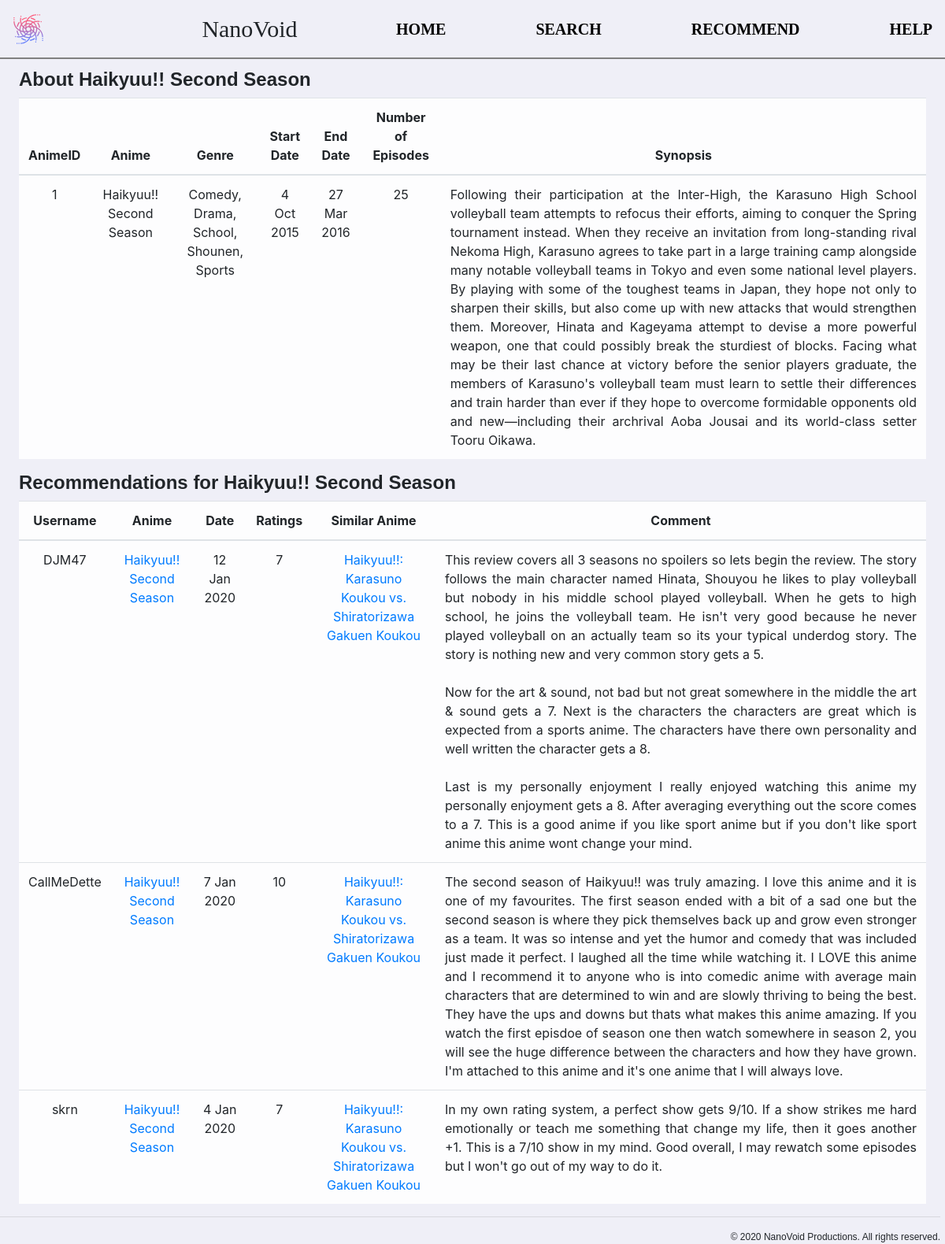
The page /1 on the database its author committed.
### tables this page shows
CREATE TABLE "Anime" (
	"AnimeID"	INTEGER NOT NULL UNIQUE,
	"Name"	TEXT NOT NULL,
	"Start"	TEXT,
	"End"	TEXT,
	"Episodes"	INTEGER NOT NULL,
	"Synopsis"	TEXT,
	PRIMARY KEY("AnimeID" AUTOINCREMENT)
);

CREATE TABLE "User" (
	"UserID"	INTEGER NOT NULL UNIQUE,
	"Username"	TEXT NOT NULL UNIQUE,
	"Gender"	TEXT NOT NULL CHECK("Gender" = "M" OR "Gender" = "F"),
	PRIMARY KEY("UserID" AUTOINCREMENT)
);

CREATE TABLE "Recommendation" (
	"UserID"	INTEGER NOT NULL,
	"AnimeID"	INTEGER NOT NULL,
	"Date"	TEXT NOT NULL,
	"Rating"	INTEGER NOT NULL,
	"Comment"	TEXT NOT NULL,
	"SimilarAnime"	INTEGER NOT NULL,
	FOREIGN KEY("UserID") REFERENCES "User"("UserID"),
	FOREIGN KEY("AnimeID") REFERENCES "Anime"("AnimeID"),
	FOREIGN KEY("SimilarAnime") REFERENCES "Anime"("AnimeID"),
	PRIMARY KEY("UserID","AnimeID")
);

### app.py (the view)
@app.route("/<animeid>")
def result(animeid):
    db = sqlite3.connect("Anime Recommendation.db")
    query = """
            SELECT *
            FROM Anime
            WHERE AnimeID = ?
            """
    cursor = db.execute(query, (animeid, ))
    anime = list(cursor.fetchone())
    dates = ["Jan", "Feb", "Mar", "Apr", "May", "Jun", "Jul", "Aug", "Sep", "Oct", "Nov", "Dec"]
    if anime[2] != None:
        anime[2] = str(int(anime[2][-2:])) + " " + dates[int(anime[2][4:6]) - 1] + " " + anime[2][0:4]
    else:
        anime[2] = "-"
    if anime[3] != None:
        anime[3] = str(int(anime[3][-2:])) + " " + dates[int(anime[3][4:6]) - 1] + " " + anime[3][0:4]
    else:
        anime[3] = "-"
    cursor.close()
    query = """
            SELECT Genre
            FROM AnimeGenre
            WHERE AnimeID = ?
            """
    cursor = db.execute(query, (animeid, ))
    genre_tup = cursor.fetchall()
    genre_list = []
    for tup in genre_tup:
        genre_list.append(tup[0])
    genre = ", ".join(genre_list)
    cursor.close()
    query = """
            SELECT User.Username, Anime.Name, Recommendation.Date, Recommendation.Rating, Recommendation.SimilarAnime, Recommendation.Comment, Recommendation.AnimeID
            FROM User, Anime, Recommendation
            WHERE Recommendation.UserID = User.UserID
            AND Recommendation.AnimeID = Anime.AnimeID
            AND Anime.AnimeID = ?
            ORDER BY Recommendation.Date DESC
            """
    cursor = db.execute(query, (animeid, ))
    data = cursor.fetchall()
    cursor.close()
    query = """
            SELECT Name
            FROM Anime
            WHERE AnimeID = ?
            """
    for row_index in range(len(data)):
        data[row_index] = list(data[row_index])
        data[row_index].append(data[row_index][4])
        data[row_index][2] = str(int(data[row_index][2][-2:])) + " " + dates[int(data[row_index][2][4:6]) - 1] + " " + data[row_index][2][0:4]
        cursor = db.execute(query, (data[row_index][4], ))
        data[row_index][4] = cursor.fetchone()[0]
        data[row_index][5] = repr(data[row_index][5]).replace("\\'", "'")
        data[row_index][5] = str(data[row_index][5][1:].replace("\\r\\n", "<br />"))[:-1]
        cursor.close()
    db.close()
    return render_template("result.html", anime = anime, genre = genre, data = data)

### templates/result.html (shortened to what this page needs)
{% extends "base.html" %}
{% block head %}
    {{ super() }}
{% endblock %}
{% block navigation %}
    {{ super() }}
{% endblock %}
{% block content %}
    <h2>About {{ anime[1] }}</h2>
    <table style = "text-align: center" class = "table table-hover table-light">
    <thead>
        <tr>
            <th style = "border-top: 1px solid #dee2e6 !important; border-bottom: 2px solid #dee2e6 !important" scope = "col">AnimeID</th>
            <th style = "border-top: 1px solid #dee2e6 !important; border-bottom: 2px solid #dee2e6 !important" scope = "col">Anime</th>
            <th style = "border-top: 1px solid #dee2e6 !important; border-bottom: 2px solid #dee2e6 !important" scope = "col">Genre</th>
            <th style = "border-top: 1px solid #dee2e6 !important; border-bottom: 2px solid #dee2e6 !important" scope = "col">Start Date</th>
            <th style = "border-top: 1px solid #dee2e6 !important; border-bottom: 2px solid #dee2e6 !important" scope = "col">End Date</th>
            <th style = "border-top: 1px solid #dee2e6 !important; border-bottom: 2px solid #dee2e6 !important" scope = "col">Number of Episodes</th>
            <th style = "border-top: 1px solid #dee2e6 !important; border-bottom: 2px solid #dee2e6 !important" scope = "col">Synopsis</th>
        </tr>
    </thead>
    <tbody>
        <tr>
            <td style = "border-top: 1px solid #dee2e6 !important" scope = "row">{{ anime[0] }}</td>
            <td style = "border-top: 1px solid #dee2e6 !important" >{{ anime[1] }}</td>
            <td style = "border-top: 1px solid #dee2e6 !important" >{{ genre }}</td>
            <td style = "border-top: 1px solid #dee2e6 !important" >{{ anime[2] }}</td>
            <td style = "border-top: 1px solid #dee2e6 !important" >{{ anime[3] }}</td>
            <td style = "border-top: 1px solid #dee2e6 !important" >{{ anime[4] }}</td>
            <td style = "border-top: 1px solid #dee2e6 !important; text-align: justify">{{ anime[5] }}</td>
    </tbody>
    </table>
    <h2>Recommendations for {{ anime[1] }}</h2>
    <table style = "text-align: center" class = "table table-hover table-light">
    <thead>
        <tr>
            <th style = "border-top: 1px solid #dee2e6 !important; border-bottom: 2px solid #dee2e6 !important" scope = "col">Username</th>
            <th style = "border-top: 1px solid #dee2e6 !important; border-bottom: 2px solid #dee2e6 !important" scope = "col">Anime</th>
            <th style = "border-top: 1px solid #dee2e6 !important; border-bottom: 2px solid #dee2e6 !important" scope = "col">Date</th>
            <th style = "border-top: 1px solid #dee2e6 !important; border-bottom: 2px solid #dee2e6 !important" scope = "col">Ratings</th>
            <th style = "border-top: 1px solid #dee2e6 !important; border-bottom: 2px solid #dee2e6 !important" scope = "col">Similar Anime</th>
            <th style = "border-top: 1px solid #dee2e6 !important; border-bottom: 2px solid #dee2e6 !important" scope = "col">Comment</th>
        </tr>
    </thead>
    <tbody>
        {% for row in data %}
        <tr>
            <td style = "border-top: 1px solid #dee2e6 !important" scope = "row">{{ row[0] }}</td>
            <td style = "border-top: 1px solid #dee2e6 !important" ><a href = "{{ url_for('result', animeid = row[6]) }}">{{ row[1] }}</a></td>
            <td style = "border-top: 1px solid #dee2e6 !important" >{{ row[2] }}</td>
            <td style = "border-top: 1px solid #dee2e6 !important" >{{ row[3] }}</td>
            <td style = "border-top: 1px solid #dee2e6 !important" ><a href = "{{ url_for('result', animeid = row[7]) }}">{{ row[4] }}</a></td>
            <td style = "border-top: 1px solid #dee2e6 !important; text-align: justify">{{ row[5] | safe }}</td>
        </tr>
        {% endfor %}
    </tbody>
    </table>
{% endblock %}
{% block copyright %}
    {{ super() }}
{% endblock %}

### templates/base.html (shortened to what this page needs)
<!DOCTYPE html>
<html lang = "en">
<head>
    {% block head %}
    <link rel = "stylesheet" href = "{{ url_for('static', filename = 'css/style.css') }}"></link>
    <link rel = "stylesheet" href = "https://stackpath.bootstrapcdn.com/bootstrap/4.5.2/css/bootstrap.min.css">
    {% endblock %}
</head>
<body>
    <div id = "navigation">
        {% block navigation %}
        <h1>
            <table class = "name">
                <tr>
                    <td></td>
                    <td>NanoVoid</td>
                    <td>
                        <div class = "function">
                            <a href = "{{ url_for('home') }}">HOME</a>
                            <a href = "{{ url_for('search') }}">SEARCH</a>
                            <a href = "{{ url_for('recommend') }}">RECOMMEND</a>
                            <a href = "{{ url_for('help') }}">HELP</a>
                        </div>
                    </td>
                </tr>
            </table>
        </h1>
        {% endblock %}
    </div>
    <div id = "content">
        {% block content %}
        {% endblock %}
    </div>
    <div id = "copyright">
        {% block copyright %}
        <hr>
        &copy; 2020 NanoVoid Productions. All rights reserved.
        {% endblock %}
    </div>
</body>
</html>

### static/css/style.css (style rules this page uses)
body { background-color: #efeff7 !important; font-family: Helvetica; font-size: 18px; text-align: justify; }
h2 { font-family: Helvetica; font-size: 24px !important; font-weight: bold ! important; }
#content { margin-top: 1% !important; margin-left: 2% !important; margin-right: 2% !important; }
#navigation h1 { font-family: Century Gothic; font-size: 30px; text-align: left; padding: 15px; border-bottom: solid; border-bottom-width: 2px; border-color: grey; }
#navigation table { width: 100%; align-content: center; }
#navigation td { width: 120px; }
#navigation table.name td { text-align: left; }
#navigation div.function { display: flex; justify-content: space-between; }
#navigation div.function a { font-size: 20px; font-weight: bold; }
#navigation a { text-decoration: None; }
#navigation a:link { color: black; }
#copyright { margin-right: 0.5%; font-family: Helvetica; font-size: 12px; text-align: right; }

### rows shown on the page
Anime: Name "Haikyuu!! Second Season", AnimeID "1", Episodes "25", Synopsis "Following their participation at the Inter-High, the Karasuno High School volleyball team attempts to refocus their efforts, aiming to conquer the Spring tournament instead. When they receive an invitation from long-standing rival Nekoma High, Karasuno agrees to take part in a large training camp alongside many notable volleyball teams in Tokyo and even some national level players. By playing with some of the toughest teams in Japan, they hope not only to sharpen their skills, but also come up with new attacks that would strengthen them. Moreover, Hinata and Kageyama attempt to devise a more powerful weapon, one that could possibly break the sturdiest of blocks. Facing what may be their…", Name "Haikyuu!! Second Season"
User: Username "DJM47"
Anime: Name "Haikyuu!!: Karasuno Koukou vs. Shiratorizawa Gakuen Koukou"
Recommendation: Username "CallMeDette", Name "Haikyuu!! Second Season", row "7 Jan 2020", Rating "10", Name "Haikyuu!!: Karasuno Koukou vs. Shiratorizawa Gakuen Koukou", Comment "The second season of Haikyuu!! was truly amazing. I love this anime and it is one of my favourites. The first season ended with a bit of a sad one but the second season is where they pick themselves back up and grow even stronger as a team. It was so intense and yet the humor and comedy that was included just made it perfect. I laughed all the time while watching it. I LOVE this anime and I recommend it to anyone who is into comedic anime with average main characters that are determined to win and are slowly thriving to being the best. They have the ups and downs but thats what makes this anime amazing. If you watch the first episdoe of season one then watch somewhere in season 2, you will…"
Recommendation: Username "skrn", Name "Haikyuu!! Second Season", row "4 Jan 2020", Rating "7", Name "Haikyuu!!: Karasuno Koukou vs. Shiratorizawa Gakuen Koukou", Comment "In my own rating system, a perfect show gets 9/10. If a show strikes me hard emotionally or teach me something that change my life, then it goes another +1. This is a 7/10 show in my mind. Good overall, I may rewatch some episodes but I won't go out of my way to do it."

### other values the page prints
{{ genre }} "Comedy, Drama, School, Shounen, Sports"
{{ anime[2] }} "4 Oct 2015"
{{ anime[3] }} "27 Mar 2016"
{{ row[2] }} "12 Jan 2020"
{{ row[3] }} "7"
